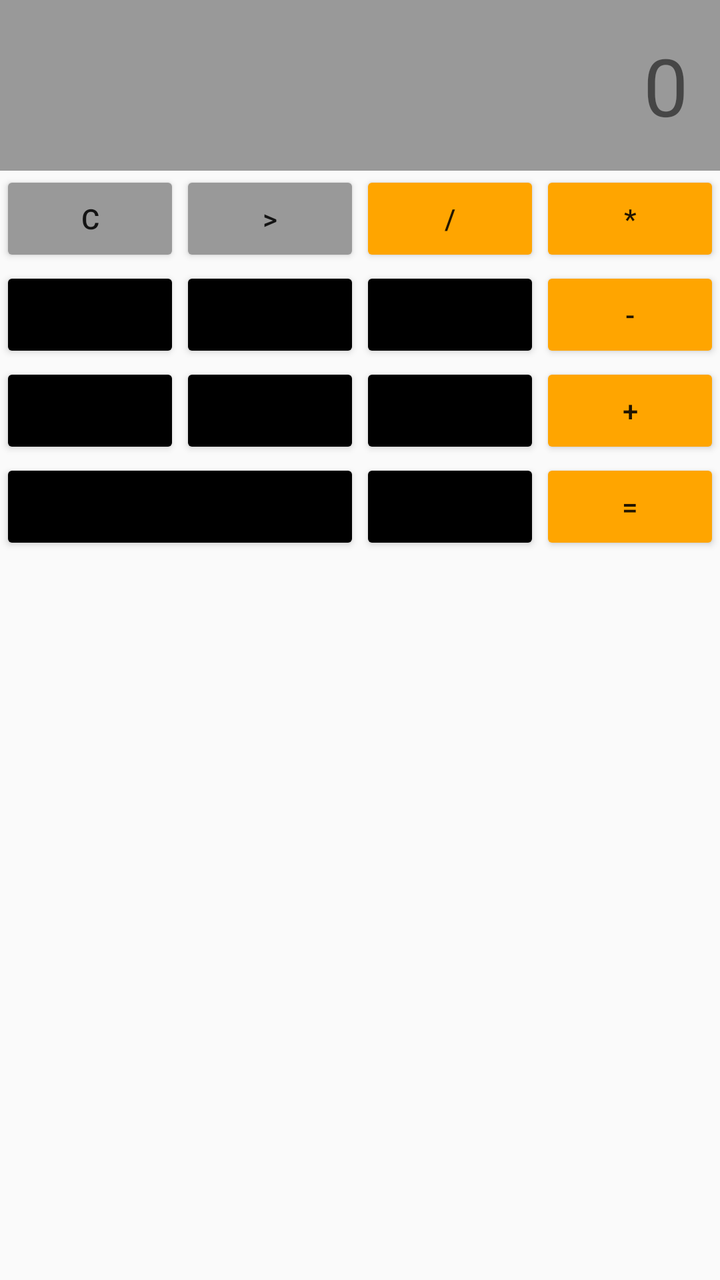
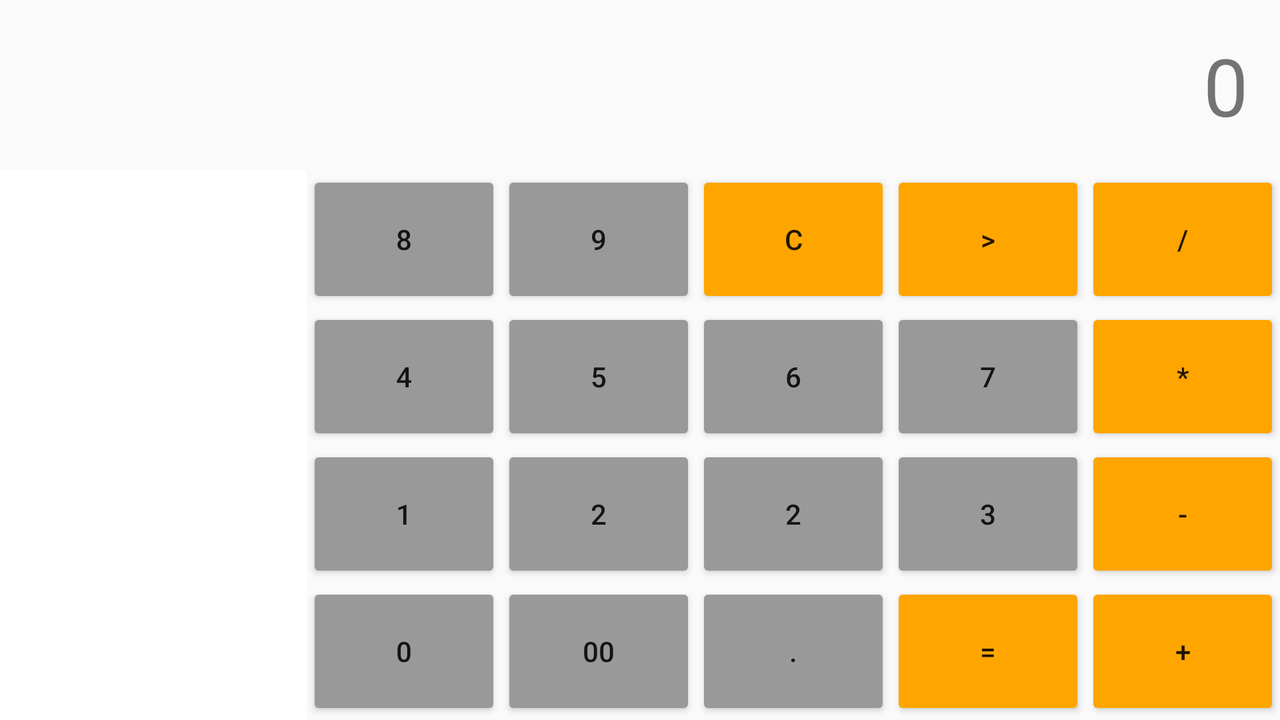

First picture: res/layout/ on a phone held upright. Second picture: the repository's own variant of that layout, on a device whose configuration matches the variant's folder. Source for both follows.
<!-- AndroidManifest.xml: application theme Theme.CalculadoraAndroid -->
<!-- res/layout/fragment_calculator.xml -->
<?xml version="1.0" encoding="utf-8"?>
<LinearLayout
    xmlns:android="http://schemas.android.com/apk/res/android"
    xmlns:tools="http://schemas.android.com/tools"
    android:layout_width="match_parent"
    android:layout_height="wrap_content"
    android:orientation="vertical"
    tools:context=".MainActivity">

    <TextView
        android:background="@color/gray"
        android:id="@+id/text_visor"
        android:layout_width="match_parent"
        android:layout_height="wrap_content"
        android:textAlignment="textEnd"
        android:padding="16dp"
        android:textSize="40sp"
        android:text="@string/button_0"
        />

    <LinearLayout
        android:weightSum="4"
        android:layout_width="match_parent"
        android:layout_height="wrap_content"
        android:orientation="horizontal"
        >

        <Button
            android:layout_weight="1"
            android:id="@+id/button_clear"
            android:layout_width="0dp"
            android:backgroundTint="@color/gray"
            android:layout_height="wrap_content"
            android:text="@string/button_clear" />

        <Button
            android:layout_weight="1"
            android:backgroundTint="@color/gray"
            android:id="@+id/button_backspace"
            android:layout_width="0dp"
            android:layout_height="wrap_content"
            android:text="@string/button_backspace" />

        <Button
            android:layout_weight="1"
            android:backgroundTint="@color/orange"
            android:id="@+id/button_division"
            android:layout_width="0dp"
            android:layout_height="wrap_content"
            android:text="@string/button_division" />

        <Button
            android:backgroundTint="@color/orange"
            android:layout_weight="1"
            android:id="@+id/button_multiplication"
            android:layout_width="0dp"
            android:layout_height="wrap_content"
            android:text="@string/button_mulitplication" />

    </LinearLayout>

    <LinearLayout
        android:weightSum="4"
        android:layout_width="match_parent"
        android:layout_height="wrap_content"
        android:orientation="horizontal"
        >

        <Button
            android:layout_weight="1"
            android:backgroundTint="@color/black"
            android:id="@+id/button_4"
            android:layout_width="0dp"
            android:layout_height="wrap_content"
            android:text="@string/button_4" />

        <Button
            android:layout_weight="1"
            android:backgroundTint="@color/black"
            android:id="@+id/button_5"
            android:layout_width="0dp"
            android:layout_height="wrap_content"
            android:text="@string/button_5" />

        <Button
            android:layout_weight="1"
            android:backgroundTint="@color/black"
            android:id="@+id/button_6"
            android:layout_width="0dp"
            android:layout_height="wrap_content"
            android:text="@string/button_6" />

        <Button
            android:layout_weight="1"
            android:backgroundTint="@color/orange"
            android:id="@+id/button_subtract"
            android:layout_width="0dp"
            android:layout_height="wrap_content"
            android:text="@string/button_subtract" />

    </LinearLayout>

    <LinearLayout
        android:weightSum="4"
        android:layout_width="match_parent"
        android:layout_height="wrap_content"
        android:orientation="horizontal"
        >

        <Button
            android:layout_weight="1"
            android:backgroundTint="@color/black"
            android:id="@+id/button_1"
            android:layout_width="0dp"
            android:layout_height="wrap_content"
            android:text="@string/button_1" />

        <Button
            android:layout_weight="1"
            android:backgroundTint="@color/black"
            android:id="@+id/button_2"
            android:layout_width="0dp"
            android:layout_height="wrap_content"
            android:text="@string/button_2" />

        <Button
            android:layout_weight="1"
            android:backgroundTint="@color/black"
            android:id="@+id/button_3"
            android:layout_width="0dp"
            android:layout_height="wrap_content"
            android:text="@string/button_3" />

        <Button
            android:layout_weight="1"
            android:backgroundTint="@color/orange"
            android:id="@+id/button_adition"
            android:layout_width="0dp"
            android:layout_height="wrap_content"
            android:text="@string/button_adition" />

    </LinearLayout>

    <LinearLayout
        android:weightSum="4"
        android:layout_width="match_parent"
        android:layout_height="wrap_content"
        android:orientation="horizontal"
        >

        <Button
            android:id="@+id/button_0"
            android:backgroundTint="@color/black"
            android:layout_weight="2"
            android:layout_width="0dp"
            android:layout_height="wrap_content"
            android:text="@string/button_0" />

        <Button
            android:id="@+id/button_dot"
            android:layout_weight="1"
            android:backgroundTint="@color/black"
            android:layout_width="0dp"
            android:layout_height="wrap_content"
            android:text="@string/button_dot" />

        <Button
            android:layout_weight="1"
            android:id="@+id/button_equals"
            android:backgroundTint="@color/orange"
            android:layout_width="0dp"
            android:layout_height="wrap_content"
            android:text="@string/button_equals" />

    </LinearLayout>

</LinearLayout>
<!-- resources referenced by this layout -->
<resources>
  <color name="black">#FF000000</color>
  <color name="gray">#FF999999</color>
  <color name="orange">#FFFFA500</color>
  <string name="button_0">0</string>
  <string name="button_1">1</string>
  <string name="button_2">2</string>
  <string name="button_3">3</string>
  <string name="button_4">4</string>
  <string name="button_5">5</string>
  <string name="button_6">6</string>
  <string name="button_adition">+</string>
  <string name="button_backspace">&gt;</string>
  <string name="button_clear">C</string>
  <string name="button_division">/</string>
  <string name="button_dot">.</string>
  <string name="button_equals">=</string>
  <string name="button_mulitplication">*</string>
  <string name="button_subtract">-</string>
  <style name="Theme.CalculadoraAndroid" parent="Theme.AppCompat.Light.NoActionBar">
          
          <item name="colorPrimary">@color/purple_500</item>
          <item name="colorPrimaryVariant">@color/purple_700</item>
          <item name="colorOnPrimary">@color/white</item>
          
          <item name="colorSecondary">@color/teal_200</item>
          <item name="colorSecondaryVariant">@color/teal_700</item>
          <item name="colorOnSecondary">@color/black</item>
          
          <item name="android:statusBarColor" tools:targetApi="l">?attr/colorPrimaryVariant</item>
          
      </style>
  <color name="purple_500">#FF6200EE</color>
  <color name="purple_700">#FF3700B3</color>
  <color name="white">#FFFFFFFF</color>
  <color name="teal_200">#FF03DAC5</color>
  <color name="teal_700">#FF018786</color>
</resources>
<!-- res/layout-land/fragment_calculator.xml (the author's variant of the layout above) -->
<!-- drawn on the phone turned sideways -->
<?xml version="1.0" encoding="utf-8"?>
<LinearLayout
    xmlns:android="http://schemas.android.com/apk/res/android"
    xmlns:tools="http://schemas.android.com/tools"
    android:layout_width="match_parent"
    android:layout_height="wrap_content"
    android:orientation="vertical"
    >

    <TextView
        android:id="@+id/text_visor"
        android:layout_width="match_parent"
        android:layout_height="wrap_content"
        android:textAlignment="textEnd"
        android:padding="16dp"
        android:textSize="40sp"
        android:text="@string/button_0"
        />

    <LinearLayout
        android:weightSum="10"
        android:layout_width="match_parent"
        android:layout_height="match_parent"
        android:orientation="horizontal">

        <androidx.recyclerview.widget.RecyclerView
            android:id="@+id/rv_historic"
            android:layout_weight="2"
            android:layout_width="wrap_content"
            android:background="@color/white"
            android:layout_height="match_parent"
            android:padding="16dp"
            />

        <LinearLayout
            android:layout_weight="8"
            android:weightSum="4"
            android:layout_width="0dp"
            android:layout_height="match_parent"
            android:orientation="vertical">


            <LinearLayout
                android:weightSum="5"
                android:layout_width="match_parent"
                android:layout_weight="1"
                android:layout_height="0dp"
                android:orientation="horizontal">

                <Button
                    android:id="@+id/button_8"
                    android:layout_weight="1"
                    android:layout_width="0dp"
                    android:layout_height="match_parent"
                    android:backgroundTint="@color/gray"
                    android:text="@string/button_8"
                    />

                <Button
                    android:id="@+id/button_9"
                    android:layout_weight="1"
                    android:layout_width="0dp"
                    android:layout_height="match_parent"
                    android:backgroundTint="@color/gray"
                    android:text="@string/button_9"
                    />

                <Button
                    android:id="@+id/button_clear"
                    android:layout_weight="1"
                    android:layout_width="0dp"
                    android:layout_height="match_parent"
                    android:backgroundTint="@color/orange"
                    android:text="@string/button_clear"
                    />

                <Button
                    android:id="@+id/button_backspace"
                    android:layout_weight="1"
                    android:layout_width="0dp"
                    android:layout_height="match_parent"
                    android:backgroundTint="@color/orange"
                    android:text="@string/button_backspace"
                    />

                <Button
                    android:id="@+id/button_division"
                    android:layout_weight="1"
                    android:layout_width="0dp"
                    android:layout_height="match_parent"
                    android:backgroundTint="@color/orange"
                    android:text="@string/button_division"
                    />


            </LinearLayout>

            <LinearLayout
                android:weightSum="5"
                android:layout_width="match_parent"
                android:layout_weight="1"
                android:layout_height="0dp"
                android:orientation="horizontal">

                <Button
                    android:id="@+id/button_4"
                    android:layout_weight="1"
                    android:layout_width="0dp"
                    android:layout_height="match_parent"
                    android:backgroundTint="@color/gray"
                    android:text="@string/button_4"
                    />

                <Button
                    android:id="@+id/button_5"
                    android:layout_weight="1"
                    android:layout_width="0dp"
                    android:layout_height="match_parent"
                    android:backgroundTint="@color/gray"
                    android:text="@string/button_5"
                    />

                <Button
                    android:id="@+id/button_6"
                    android:layout_weight="1"
                    android:layout_width="0dp"
                    android:layout_height="match_parent"
                    android:backgroundTint="@color/gray"
                    android:text="@string/button_6"
                    />

                <Button
                    android:id="@+id/button_7"
                    android:layout_weight="1"
                    android:layout_width="0dp"
                    android:layout_height="match_parent"
                    android:backgroundTint="@color/gray"
                    android:text="@string/button_7"
                    />

                <Button
                    android:id="@+id/button_multiplication"
                    android:layout_weight="1"
                    android:layout_width="0dp"
                    android:layout_height="match_parent"
                    android:backgroundTint="@color/orange"
                    android:text="@string/button_mulitplication"
                    />


            </LinearLayout>

            <LinearLayout
                android:weightSum="5"
                android:layout_width="match_parent"
                android:layout_weight="1"
                android:layout_height="0dp"
                android:orientation="horizontal">

                <Button
                    android:id="@+id/button_1"
                    android:layout_weight="1"
                    android:layout_width="0dp"
                    android:layout_height="match_parent"
                    android:backgroundTint="@color/gray"
                    android:text="@string/button_1"
                    />

                <Button
                    android:id="@+id/button_2"
                    android:layout_weight="1"
                    android:layout_width="0dp"
                    android:layout_height="match_parent"
                    android:backgroundTint="@color/gray"
                    android:text="@string/button_2"
                    />

                <Button
                    android:id="@+id/button_2_duplicate"
                    android:layout_weight="1"
                    android:layout_width="0dp"
                    android:layout_height="match_parent"
                    android:backgroundTint="@color/gray"
                    android:text="@string/button_2"
                    />

                <Button
                    android:id="@+id/button_3"
                    android:layout_weight="1"
                    android:layout_width="0dp"
                    android:layout_height="match_parent"
                    android:backgroundTint="@color/gray"
                    android:text="@string/button_3"
                    />

                <Button
                    android:id="@+id/button_subtract"
                    android:layout_weight="1"
                    android:layout_width="0dp"
                    android:layout_height="match_parent"
                    android:backgroundTint="@color/orange"
                    android:text="@string/button_subtract"
                    />


            </LinearLayout>

            <LinearLayout
                android:weightSum="5"
                android:layout_width="match_parent"
                android:layout_weight="1"
                android:layout_height="0dp"
                android:orientation="horizontal">

                <Button
                    android:id="@+id/button_0"
                    android:layout_weight="1"
                    android:layout_width="0dp"
                    android:layout_height="match_parent"
                    android:backgroundTint="@color/gray"
                    android:text="@string/button_0"
                    />

                <Button
                    android:id="@+id/button_00"
                    android:layout_weight="1"
                    android:layout_width="0dp"
                    android:layout_height="match_parent"
                    android:backgroundTint="@color/gray"
                    android:text="@string/button_00"
                    />

                <Button
                    android:id="@+id/button_dot"
                    android:layout_weight="1"
                    android:layout_width="0dp"
                    android:layout_height="match_parent"
                    android:backgroundTint="@color/gray"
                    android:text="@string/button_dot"
                    />

                <Button
                    android:id="@+id/button_equals"
                    android:layout_weight="1"
                    android:layout_width="0dp"
                    android:layout_height="match_parent"
                    android:backgroundTint="@color/orange"
                    android:text="@string/button_equals"
                    />

                <Button
                    android:id="@+id/button_adition"
                    android:layout_weight="1"
                    android:layout_width="0dp"
                    android:layout_height="match_parent"
                    android:backgroundTint="@color/orange"
                    android:text="@string/button_adition"
                    />


            </LinearLayout>

        </LinearLayout>

    </LinearLayout>

</LinearLayout>
<!-- resources referenced by the variant -->
<!-- as the phone turned sideways resolves them -->
<resources>
  <color name="gray">#FF999999</color>
  <color name="orange">#FFFFA500</color>
  <color name="white">#FFFFFFFF</color>
  <string name="button_0">0</string>
  <string name="button_00">00</string>
  <string name="button_1">1</string>
  <string name="button_2">2</string>
  <string name="button_3">3</string>
  <string name="button_4">4</string>
  <string name="button_5">5</string>
  <string name="button_6">6</string>
  <string name="button_7">7</string>
  <string name="button_8">8</string>
  <string name="button_9">9</string>
  <string name="button_adition">+</string>
  <string name="button_backspace">&gt;</string>
  <string name="button_clear">C</string>
  <string name="button_division">/</string>
  <string name="button_dot">.</string>
  <string name="button_equals">=</string>
  <string name="button_mulitplication">*</string>
  <string name="button_subtract">-</string>
  <style name="Theme.CalculadoraAndroid" parent="Theme.AppCompat.Light.NoActionBar">
          
          <item name="colorPrimary">@color/purple_500</item>
          <item name="colorPrimaryVariant">@color/purple_700</item>
          <item name="colorOnPrimary">@color/white</item>
          
          <item name="colorSecondary">@color/teal_200</item>
          <item name="colorSecondaryVariant">@color/teal_700</item>
          <item name="colorOnSecondary">@color/black</item>
          
          <item name="android:statusBarColor" tools:targetApi="l">?attr/colorPrimaryVariant</item>
          
      </style>
  <color name="purple_500">#FF6200EE</color>
  <color name="purple_700">#FF3700B3</color>
  <color name="teal_200">#FF03DAC5</color>
  <color name="teal_700">#FF018786</color>
  <color name="black">#FF000000</color>
</resources>
